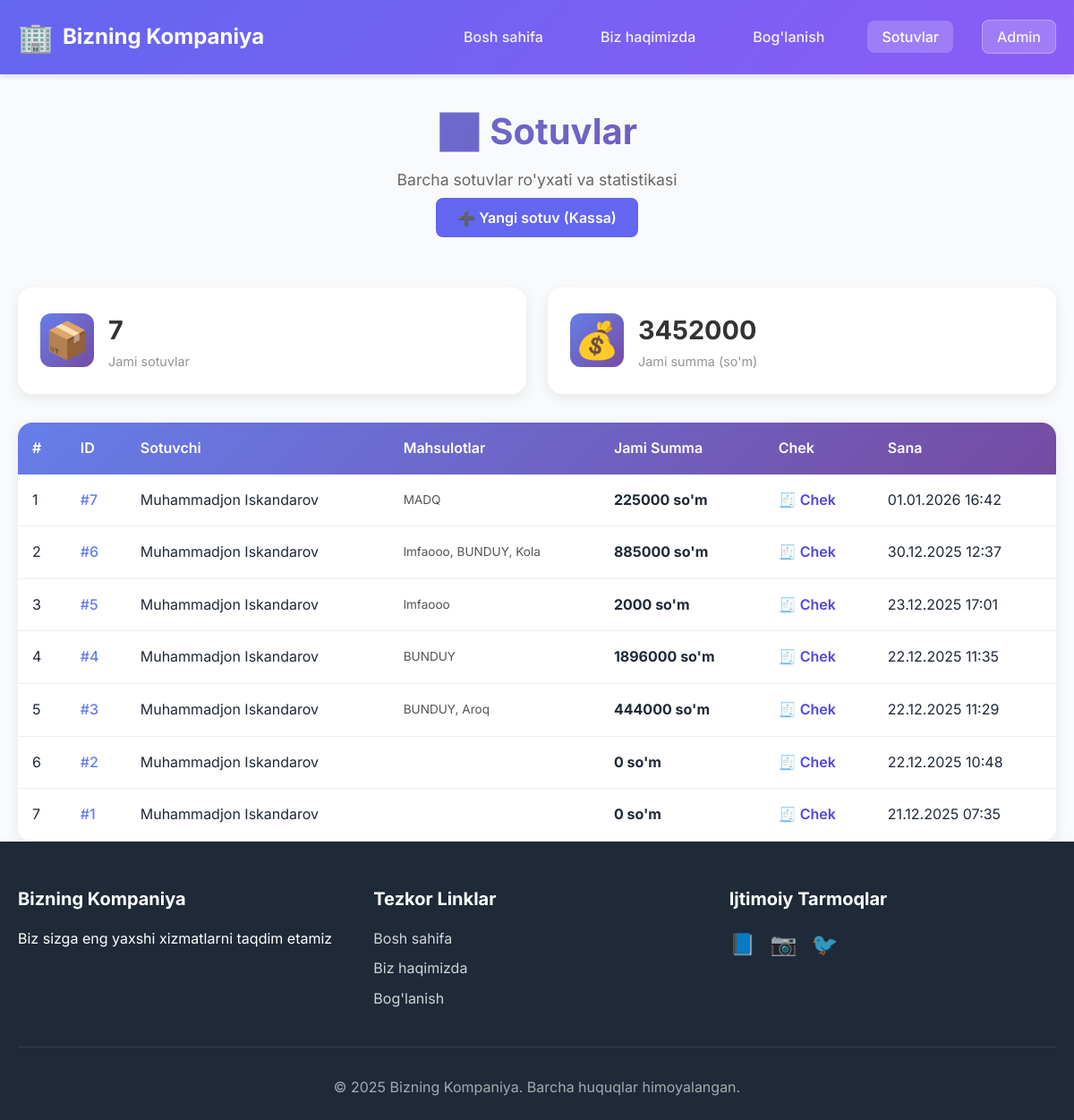
Before: /sotuv/ with the older database file.
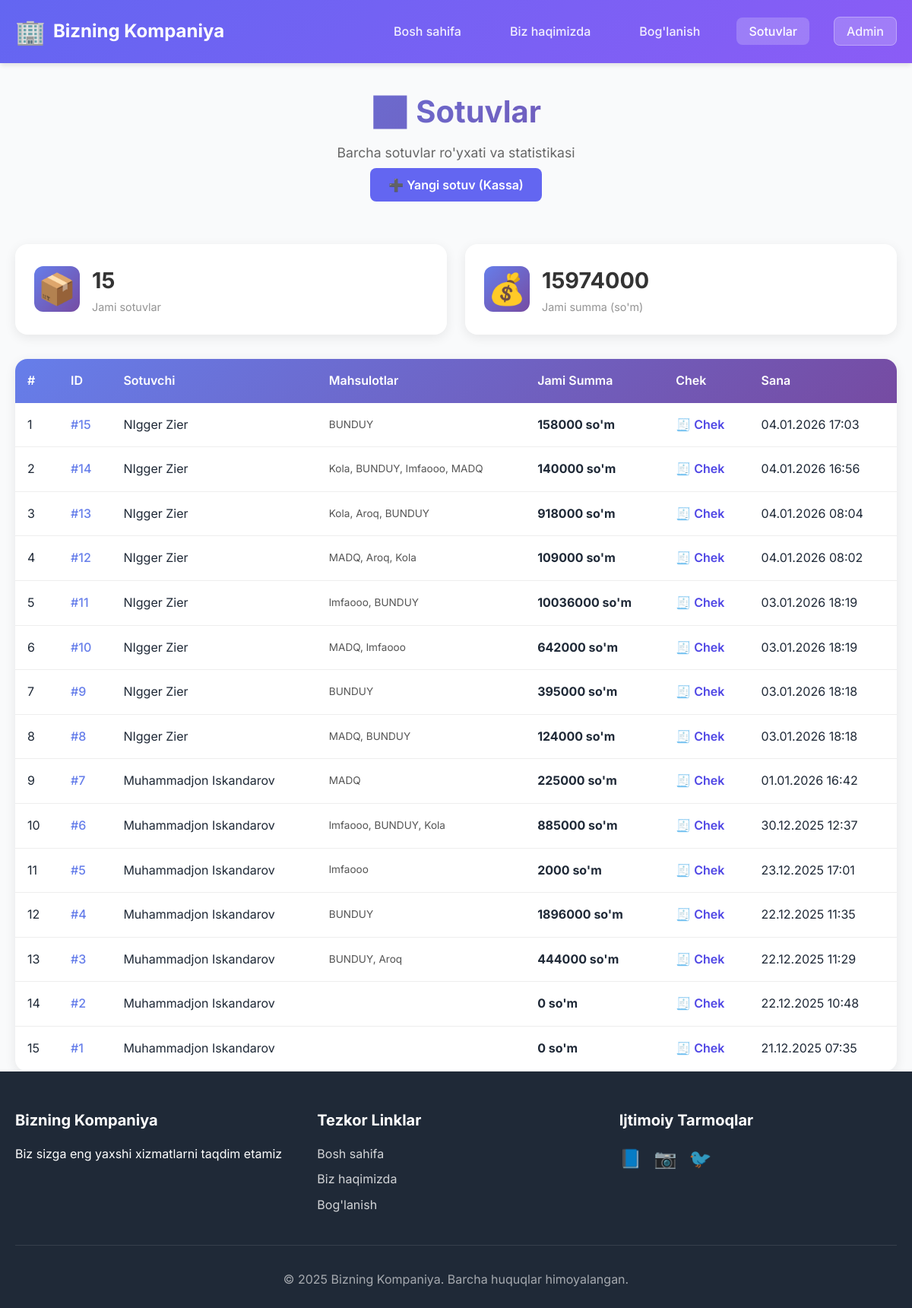
After: the same page with the newer database file.
### sotuv/models.py (models this page shows, shortened)
class Sotuv(models.Model):
    sotuvchi = models.ForeignKey(
        Hodim,
        on_delete=models.CASCADE,
        verbose_name='Sotuvchi',
        related_name='sotuvlar'
    )
    jami_summa = models.DecimalField(max_digits=12, decimal_places=2, verbose_name='Jami summa', default=0)
    izoh = models.TextField(verbose_name='Izoh', blank=True)
    yaratilgan_vaqt = models.DateTimeField(auto_now_add=True, verbose_name='Yaratilgan vaqt')
    yangilangan_vaqt = models.DateTimeField(auto_now=True, verbose_name='Yangilangan vaqt')
    class Meta:
        verbose_name = "Sotuv"
        verbose_name_plural = "Sotuvlar"
        ordering = ['-yaratilgan_vaqt']

class SotuvItem(models.Model):
    sotuv = models.ForeignKey(
        Sotuv,
        on_delete=models.CASCADE,
        verbose_name='Sotuv',
        related_name='items'
    )
    mahsulot = models.ForeignKey(
        Mahsulot,
        on_delete=models.CASCADE,
        verbose_name='Mahsulot',
        related_name='sotuv_items'
    )
    miqdor = models.PositiveIntegerField(verbose_name='Miqdor', default=1)
    narx = models.DecimalField(max_digits=12, decimal_places=2, verbose_name='Sotuv narxi')
    class Meta:
        verbose_name = "Sotuv mahsuloti"
        verbose_name_plural = "Sotuv mahsulotlari"

### hodimlar/models.py (models this page shows, shortened)
class Hodim(models.Model):
    user = models.OneToOneField('auth.User', on_delete=models.CASCADE, null=True, blank=True, verbose_name='Foydalanuvchi')
    ism = models.CharField(max_length=100, verbose_name='Ism')
    familiya = models.CharField(max_length=100, verbose_name='Familiya')
    maosh = models.DecimalField(max_digits=10, decimal_places=2, verbose_name='Maosh')
    telefon = models.CharField(max_length=20, verbose_name='Telefon')
    yaratilgan_vaqt = models.DateTimeField(auto_now_add=True, verbose_name='Yaratilgan vaqt')
    yangilangan_vaqt = models.DateTimeField(auto_now=True, verbose_name='Yangilangan vaqt')
    class Meta:
        verbose_name = "Hodim"
        verbose_name_plural = "Hodimlar"
        ordering = ['-yaratilgan_vaqt']

### mahsulotlar/models.py (models this page shows, shortened)
class Mahsulot(models.Model):
    nomi = models.CharField(max_length=200, verbose_name='Mahsulot nomi')
    narx = models.DecimalField(max_digits=10, decimal_places=2, verbose_name='Narx')
    miqdor = models.IntegerField(verbose_name='Miqdor', default=0)
    turi = models.ForeignKey(
        MahsulotTuri,
        on_delete=models.SET_NULL,
        null=True,
        blank=True,
        verbose_name='Mahsulot turi',
        related_name='mahsulotlar'
    )
    barcode = models.CharField(
        max_length=100,
        verbose_name='Barcode',
        blank=True,
        null=True,
        unique=True,
        help_text='Mahsulot barcode raqami'
    )
    yaratilgan_vaqt = models.DateTimeField(auto_now_add=True, verbose_name='Yaratilgan vaqt')
    yangilangan_vaqt = models.DateTimeField(auto_now=True, verbose_name='Yangilangan vaqt')
    class Meta:
        verbose_name = "Mahsulot"
        verbose_name_plural = "Mahsulotlar"
        ordering = ['-yaratilgan_vaqt']

### sotuv/views.py (the view)
# urls.py: path('', views.sotuv_list, name='sotuv_list'),
def sotuv_list(request):
    sotuvlar = Sotuv.objects.all().select_related('sotuvchi').prefetch_related('items__mahsulot')
    jami_sotuvlar = sotuvlar.count()
    jami_summa = sotuvlar.aggregate(total=Sum('jami_summa'))['total'] or 0
    context = {
        'sotuvlar': sotuvlar,
        'jami_sotuvlar': jami_sotuvlar,
        'jami_summa': jami_summa,
    }
    return render(request, 'sotuv/list.html', context)

### templates/sotuv/list.html (shortened to what this page needs)
{% extends 'base.html' %}
{% block content %}
<div class="container">
    <section class="page-header">
        <h1>📊 Sotuvlar</h1>
        <p>Barcha sotuvlar ro'yxati va statistikasi</p>
        <div style="margin-top: 1rem;">
            <a href="{% url 'pos' %}" class="btn-primary"
                style="text-decoration: none; padding: 0.75rem 1.5rem; border-radius: 8px; background: #6366f1; color: white; font-weight: 600;">
                ➕ Yangi sotuv (Kassa)
            </a>
        </div>
    </section>
    <div class="stats-grid">
        <div class="stat-card">
            <div class="stat-icon">📦</div>
            <div class="stat-info">
                <span class="stat-value">{{ jami_sotuvlar }}</span>
                <span class="stat-label">Jami sotuvlar</span>
            </div>
        </div>
        <div class="stat-card">
            <div class="stat-icon">💰</div>
            <div class="stat-info">
                <span class="stat-value">{{ jami_summa|floatformat:0 }}</span>
                <span class="stat-label">Jami summa (so'm)</span>
            </div>
        </div>
    </div>
    <div class="table-container">
        <table class="data-table">
            <thead>
                <tr>
                    <th>#</th>
                    <th>ID</th>
                    <th>Sotuvchi</th>
                    <th>Mahsulotlar</th>
                    <th>Jami Summa</th>
                    <th>Chek</th>
                    <th>Sana</th>
                </tr>
            </thead>
            <tbody>
                {% for sotuv in sotuvlar %}
                <tr>
                    <td>{{ forloop.counter }}</td>
                    <td>
                        <a href="{% url 'sotuv_detail' sotuv.id %}" class="product-link">
                            #{{ sotuv.id }}
                        </a>
                    </td>
                    <td>{{ sotuv.sotuvchi.ism }} {{ sotuv.sotuvchi.familiya }}</td>
                    <td>
                        <div style="font-size: 0.85rem; color: #555;">
                            {% for item in sotuv.items.all %}
                            {{ item.mahsulot.nomi }}{% if not forloop.last %}, {% endif %}
                            {% endfor %}
                        </div>
                    </td>
                    <td><strong>{{ sotuv.jami_summa|floatformat:0 }} so'm</strong></td>
                    <td>
                        <a href="{% url 'receipt' sotuv.id %}" style="color: #4f46e5; text-decoration: none; font-weight: 600;">🧾 Chek</a>
                    </td>
                    <td>{{ sotuv.yaratilgan_vaqt|date:"d.m.Y H:i" }}</td>
                </tr>
                {% endfor %}
            </tbody>
        </table>
    </div>
</div>
{% endblock %}

Changed rows visible on the page:
added Sotuv: id "15", sotuvchi.ism "NIgger", sotuvchi.familiya "Zier", jami_summa "158000", yaratilgan_vaqt "04.01.2026 17:03"
added SotuvItem: mahsulot.nomi "BUNDUY", shown under "15"
added Sotuv: id "14", sotuvchi.ism "NIgger", sotuvchi.familiya "Zier", jami_summa "140000", yaratilgan_vaqt "04.01.2026 16:56"
added SotuvItem: mahsulot.nomi "Kola", shown under "14"
added SotuvItem: mahsulot.nomi "BUNDUY", shown under "14"
added SotuvItem: mahsulot.nomi "lmfaooo", shown under "14"
added SotuvItem: mahsulot.nomi "MADQ", shown under "14"
added Sotuv: id "13", sotuvchi.ism "NIgger", sotuvchi.familiya "Zier", jami_summa "918000", yaratilgan_vaqt "04.01.2026 08:04"
added SotuvItem: mahsulot.nomi "Kola", shown under "13"
added SotuvItem: mahsulot.nomi "Aroq", shown under "13"
added SotuvItem: mahsulot.nomi "BUNDUY", shown under "13"
added Sotuv: id "12", sotuvchi.ism "NIgger", sotuvchi.familiya "Zier", jami_summa "109000", yaratilgan_vaqt "04.01.2026 08:02"
added SotuvItem: mahsulot.nomi "MADQ", shown under "12"
added SotuvItem: mahsulot.nomi "Aroq", shown under "12"
added SotuvItem: mahsulot.nomi "Kola", shown under "12"
added Sotuv: id "11", sotuvchi.ism "NIgger", sotuvchi.familiya "Zier", jami_summa "10036000", yaratilgan_vaqt "03.01.2026 18:19"
added SotuvItem: mahsulot.nomi "lmfaooo", shown under "11"
added SotuvItem: mahsulot.nomi "BUNDUY", shown under "11"
added Sotuv: id "10", sotuvchi.ism "NIgger", sotuvchi.familiya "Zier", jami_summa "642000", yaratilgan_vaqt "03.01.2026 18:19"
added SotuvItem: mahsulot.nomi "MADQ", shown under "10"
added SotuvItem: mahsulot.nomi "lmfaooo", shown under "10"
added Sotuv: id "9", sotuvchi.ism "NIgger", sotuvchi.familiya "Zier", jami_summa "395000", yaratilgan_vaqt "03.01.2026 18:18"
added SotuvItem: mahsulot.nomi "BUNDUY", shown under "9"
added Sotuv: id "8", sotuvchi.ism "NIgger", sotuvchi.familiya "Zier", jami_summa "124000", yaratilgan_vaqt "03.01.2026 18:18"
added SotuvItem: mahsulot.nomi "MADQ", shown under "8"
added SotuvItem: mahsulot.nomi "BUNDUY", shown under "8"
Other visible differences:
{{ jami_sotuvlar }}: "7" → "15"
{{ jami_summa|floatformat:0 }}: "3452000" → "15974000"
